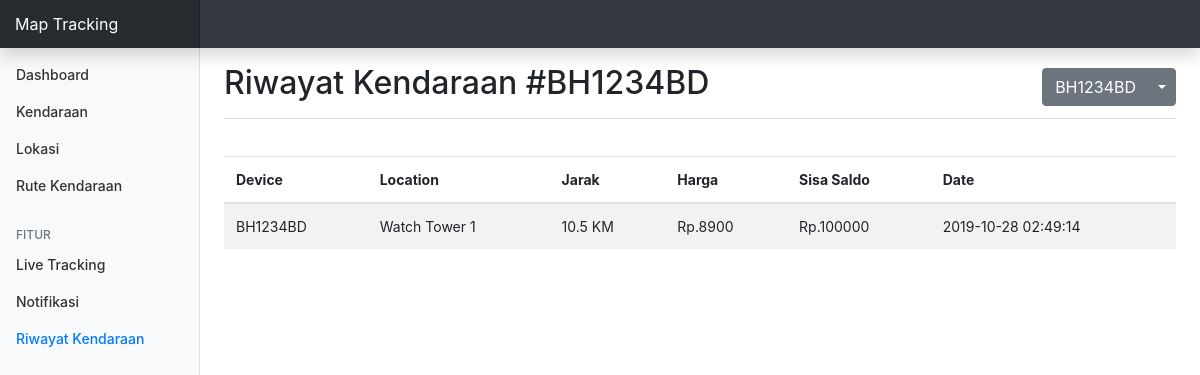
Page /?module=log on the earlier database version.
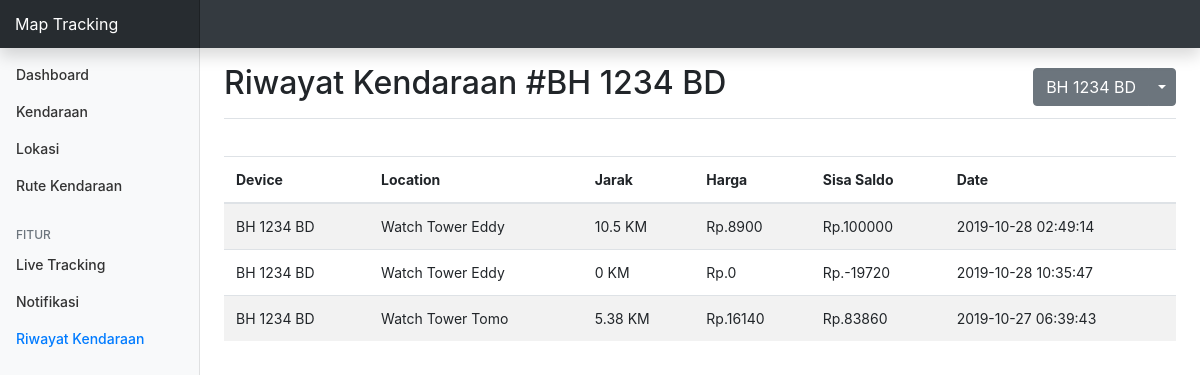
Same page on the later database version.
### tables this page shows
CREATE TABLE `devices` (
  `device_id` int(11) NOT NULL,
  `location_id` int(11) DEFAULT NULL,
  `rfid` varchar(50) DEFAULT '',
  `name` varchar(50) DEFAULT '',
  `balance` double DEFAULT '0',
  `created_at` timestamp NOT NULL DEFAULT CURRENT_TIMESTAMP,
  `updated_at` timestamp NOT NULL DEFAULT CURRENT_TIMESTAMP
);

CREATE TABLE `device_log` (
  `device_log_id` int(11) NOT NULL,
  `device_id` int(11) DEFAULT NULL,
  `location_id` int(11) DEFAULT NULL,
  `distance` double DEFAULT NULL,
  `price` double DEFAULT NULL,
  `balance` double DEFAULT NULL,
  `datetime` timestamp NULL DEFAULT NULL
);

CREATE TABLE `locations` (
  `location_id` int(11) NOT NULL,
  `unique_id` varchar(50) NOT NULL,
  `name` varchar(50) NOT NULL DEFAULT '',
  `latitude` double NOT NULL DEFAULT '0',
  `longitude` double NOT NULL DEFAULT '0'
);

### modules/log/index.php (the view, shortened to what this page needs)
<?php
$devices = array();
$deviceStatement = $conn->query("SELECT * FROM devices");
while ($device = $deviceStatement->fetch_assoc()) {
    array_push($devices, $device);
}
$deviceId = $_GET['device_id'] ?? $devices[0]['device_id'];
foreach ($devices as $key => $value) {
    if ($deviceId == $value['device_id']) $device = $value;
}
$logStatement = $conn->query("SELECT device_log.* , devices.name AS device_name, locations.name AS location_name FROM device_log
INNER JOIN devices ON device_log.device_id=devices.device_id
INNER JOIN locations ON device_log.location_id=locations.location_id WHERE devices.device_id=$deviceId");
?>
<main role="main" class="col-md-9 ml-sm-auto col-lg-10 px-4">
    <div class="d-flex justify-content-between flex-wrap flex-md-nowrap align-items-center pt-3 pb-2 mb-3 border-bottom">
        <h1 class="h2">Riwayat Kendaraan #<?= $device['name'] ?></h1>
        <div class="btn-toolbar mb-2 mb-md-0">
            <div class="btn-group">
                <button type="button" class="btn btn-secondary text-center"><?= $device['name'] ?></button>
                <button type="button" class="btn btn-secondary dropdown-toggle dropdown-toggle-split" data-toggle="dropdown" aria-haspopup="true" aria-expanded="false">
                </button>
            </div>
        </div>
    </div>
    <br />
    <div class="table-responsive">
        <table class="table table-striped">
            <thead>
                <tr>
                    <th scope="col">Device</th>
                    <th scope="col">Location</th>
                    <th scope="col">Jarak</th>
                    <th scope="col">Harga</th>
                    <th scope="col">Sisa Saldo</th>
                    <th scope="col">Date</th>
                </tr>
            </thead>
            <tbody>
                <?php while($log = $logStatement->fetch_assoc()) : ?>
                    <tr>
                        <td><?= $log['device_name'] ?></td>
                        <td><?= $log['location_name'] ?></td>
                        <td><?= $log['distance'] ?> KM</td>
                        <td>Rp.<?= $log['price'] ?></td>
                        <td>Rp.<?= $log['balance'] ?></td>
                        <td><?= $log['datetime'] ?></td>
                    </tr>
                <?php endwhile; ?>
            </tbody>
        </table>
    </div>
</main>

### index.php (shortened to what this page needs)
<?php
$module = isset($_GET['module']) ? $_GET['module'] : 'home';
$file = isset($_GET['file']) ? $_GET['file'] : 'index';
$module_file = "modules/" . $module . "/" . $file . ".php";
function checkActiveMenu($menu_name, $module)
{
    if ($module == $menu_name) {
        echo 'active';
    } else {
        echo '';
    }
}
?>
<!doctype html>
<html lang="en">
<head>
    <link rel="stylesheet" href="https://stackpath.bootstrapcdn.com/bootstrap/4.3.1/css/bootstrap.min.css">
    <link rel="stylesheet" href="assets/css/pace.css">
    <link href="assets/css/dashboard.css" rel="stylesheet">
</head>
<body>
    <nav class="navbar navbar-dark fixed-top bg-dark flex-md-nowrap p-0 shadow">
        <a class="navbar-brand col-sm-3 col-md-2 mr-0" href="#">Map Tracking</a>
    </nav>
    <div class="container-fluid">
        <div class="row">
            <nav class="col-md-2 d-none d-md-block bg-light sidebar">
                <div class="sidebar-sticky">
                    <ul class="nav flex-column">
                        <li class="nav-item">
                            <a class="nav-link <?php checkActiveMenu('home', $module); ?>" href="./">
                                Dashboard
                            </a>
                        </li>
                        <li class="nav-item">
                            <a class="nav-link <?php checkActiveMenu('device', $module); ?>" href="?module=device">
                                Kendaraan
                            </a>
                        </li>
                        <li class="nav-item">
                            <a class="nav-link <?php checkActiveMenu('location', $module); ?>" href="?module=location">
                                Lokasi
                            </a>
                        </li>
                        <li class="nav-item">
                            <a class="nav-link <?php checkActiveMenu('route', $module); ?>" href="?module=route">
                                Rute Kendaraan
                            </a>
                        </li>
                    </ul>
                    <h6 class="sidebar-heading d-flex justify-content-between align-items-center px-3 mt-4 mb-1 text-muted">
                        <span>Fitur</span>
                    </h6>
                    <ul class="nav flex-column mb-2">
                        <li class="nav-item">
                            <a class="nav-link <?php checkActiveMenu('live', $module); ?>" href="?module=live">
                                Live Tracking
                            </a>
                        </li>
                        <li class="nav-item">
                            <a class="nav-link <?php checkActiveMenu('notification', $module); ?>" href="?module=notification">
                                Notifikasi
                            </a>
                        </li>
                        <li class="nav-item">
                            <a class="nav-link <?php checkActiveMenu('log', $module); ?>" href="?module=log">
                                Riwayat Kendaraan
                            </a>
                        </li>
                    </ul>
                </div>
            </nav>
            <?php
            include $module_file;
            ?>
        </div>
    </div>
</body>
</html>

### assets/css/dashboard.css (style rules this page uses)
body { font-size: 0.875rem; }
.sidebar { position: fixed; top: 0; bottom: 0; left: 0; z-index: 100; padding: 48px 0 0; box-shadow: inset -1px 0 0 rgba(0, 0, 0, 0.1); }
.sidebar-sticky { position: relative; top: 0; height: calc(100vh - 48px); padding-top: 0.5rem; overflow-x: hidden; overflow-y: auto; }
.sidebar .nav-link { font-weight: 500; color: #333; }
.sidebar .nav-link.active { color: #007bff; }
.sidebar-heading { font-size: 0.75rem; text-transform: uppercase; }
[role="main"] { padding-top: 133px; }
@media (min-width: 768px) { [role="main"] { padding-top: 48px; } }
.navbar-brand { padding-top: 0.75rem; padding-bottom: 0.75rem; font-size: 1rem; background-color: rgba(0, 0, 0, 0.25); box-shadow: inset -1px 0 0 rgba(0, 0, 0, 0.25); }

Differences in the rows shown:
changed devices: name "BH1234BD" → "BH 1234 BD"
changed through a linked row, device_log (number 1 of 3 on the later page): device.name "BH1234BD" → "BH 1234 BD"; location.name "Watch Tower 1" → "Watch Tower Eddy"
added device_log: device.name "BH 1234 BD", location.name "Watch Tower Eddy", distance "0", price "0", balance "-19720", datetime "2019-10-28 10:35:47"
added device_log: device.name "BH 1234 BD", location.name "Watch Tower Tomo", distance "5.38", price "16140", balance "83860", datetime "2019-10-27 06:39:43"
